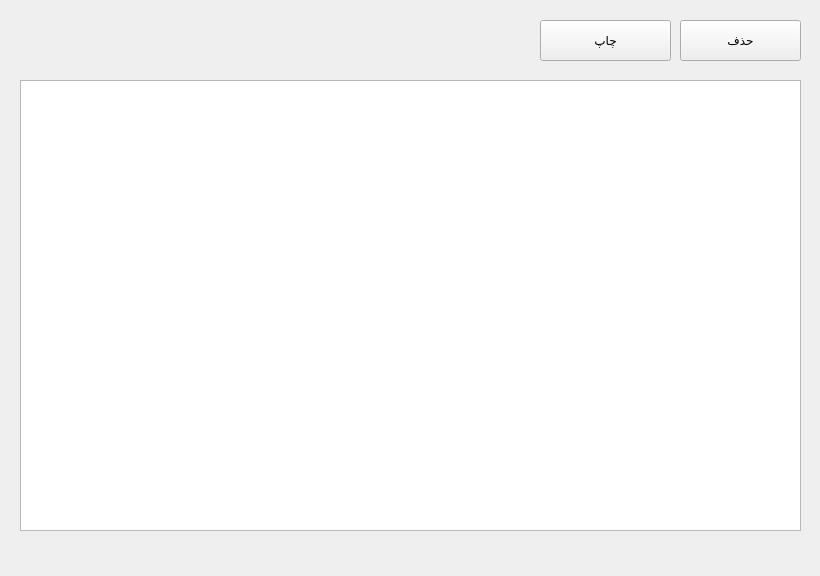
<?xml version="1.0" encoding="UTF-8"?>
<ui version="4.0">
 <class>searchResultWindow</class>
 <widget class="QWidget" name="searchResultWindow">
  <property name="geometry">
   <rect>
    <x>0</x>
    <y>0</y>
    <width>820</width>
    <height>576</height>
   </rect>
  </property>
  <property name="windowTitle">
   <string>Form</string>
  </property>
  <widget class="QTableWidget" name="searchResultTable">
   <property name="geometry">
    <rect>
     <x>20</x>
     <y>80</y>
     <width>781</width>
     <height>451</height>
    </rect>
   </property>
  </widget>
  <widget class="QPushButton" name="printBtn">
   <property name="geometry">
    <rect>
     <x>540</x>
     <y>20</y>
     <width>131</width>
     <height>41</height>
    </rect>
   </property>
   <property name="text">
    <string>چاپ</string>
   </property>
  </widget>
  <widget class="QPushButton" name="deleteBtn">
   <property name="geometry">
    <rect>
     <x>680</x>
     <y>20</y>
     <width>121</width>
     <height>41</height>
    </rect>
   </property>
   <property name="text">
    <string>حذف</string>
   </property>
  </widget>
 </widget>
 <resources/>
 <connections/>
</ui>
